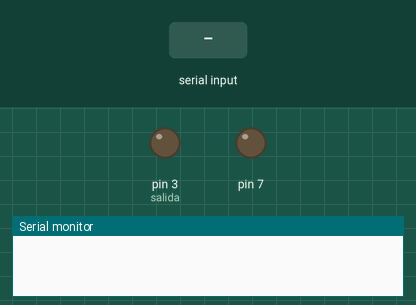
The sketch below on a simulated Arduino Uno, built with avr-gcc and run on an emulated ATmega328P. On the bench: output pins drawn as LEDs (lit = HIGH), the last lines printed to the serial monitor. The test bench sets the inputs (shaded band).

Above: at 1.2 s.
1.3 s: "90,45\n" received over Serial
At 2.5 s:
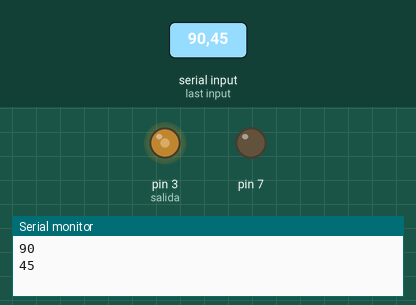
2.8 s: "1\n" received over Serial
At 3.5 s:
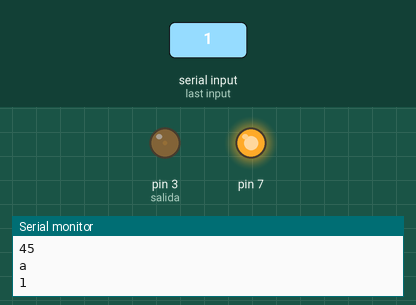
4.3 s: "30,150\n" received over Serial
At 4.7 s:
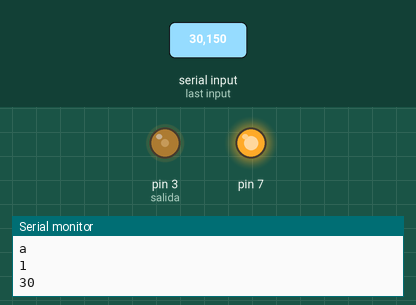
5.8 s: "90\n" received over Serial
At 7.0 s:
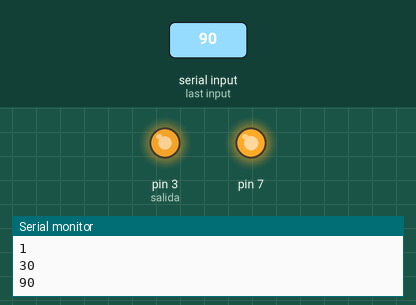
Timing chart, 0 to 8.3 s (numbered marks = the images above; inputs shaded):
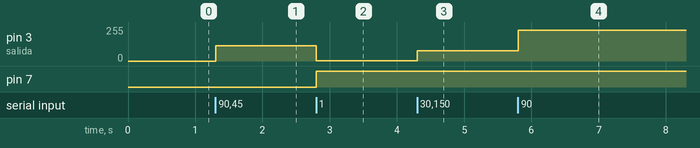

Measured:
- after the input at 1.3 s, pin 3 (salida): 0/255 → 115/255 at once
- after the input at 2.8 s, pin 3 (salida): 115/255 → 3/255 at once; pin 7: LOW → HIGH at once
- after the input at 4.3 s, pin 3 (salida): 3/255 → 77/255 at once
- after the input at 5.8 s, pin 3 (salida): 77/255 → 230/255 at once

The sketch:

fan.ino
```cpp
int salida=3;
int valorpwn=0;
double pulso=0;
double frecuencia=0;
int tiempomuestra=1000;
long tiempo=millis();

void setup() {
  pinMode(salida, OUTPUT);
  configuracionpwn();
  //ciclopwn(valorpwn);
  Serial.begin(9600);
  pinMode(7, OUTPUT);
}

void loop() {
  // put your main code here, to run repeatedly:
  if(Serial.available()>0){
    valorpwn=Serial.parseInt();
    if (valorpwn == 1){
      Serial.println("a");
      digitalWrite(7, HIGH);
    } else if (valorpwn == -1) {
      Serial.println("b");
      digitalWrite(7, LOW);
    }
    if (valorpwn > 0 && valorpwn < 101) {
      Serial.println(valorpwn);
      ciclopwn(valorpwn);
    }
  }
}

void configuracionpwn(){
 TCCR2A=0X23;
  TCCR2B=0X0A;
  OCR2A=100;
  OCR2B=0;
}

void ciclopwn(byte ocrb){
  OCR2B=ocrb;
}
```
